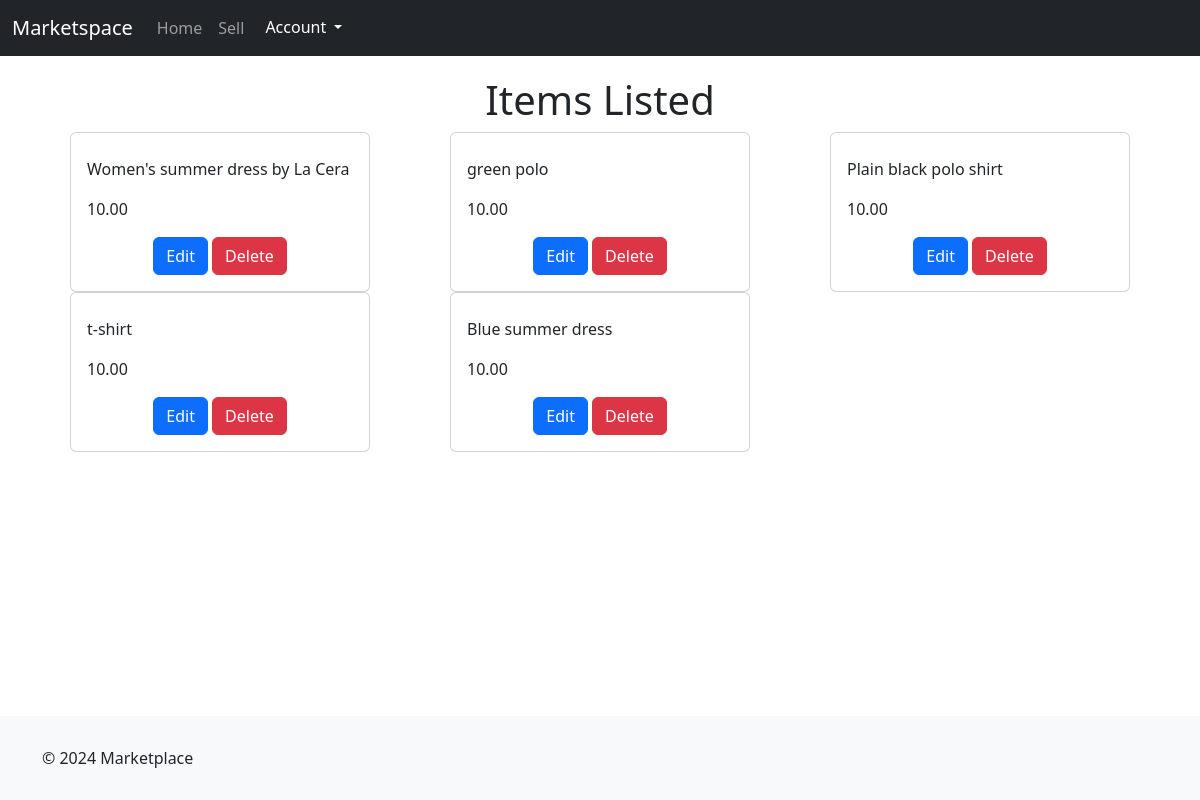
The page /marketplace/seller_items/ (signed in) on the database as committed earlier.
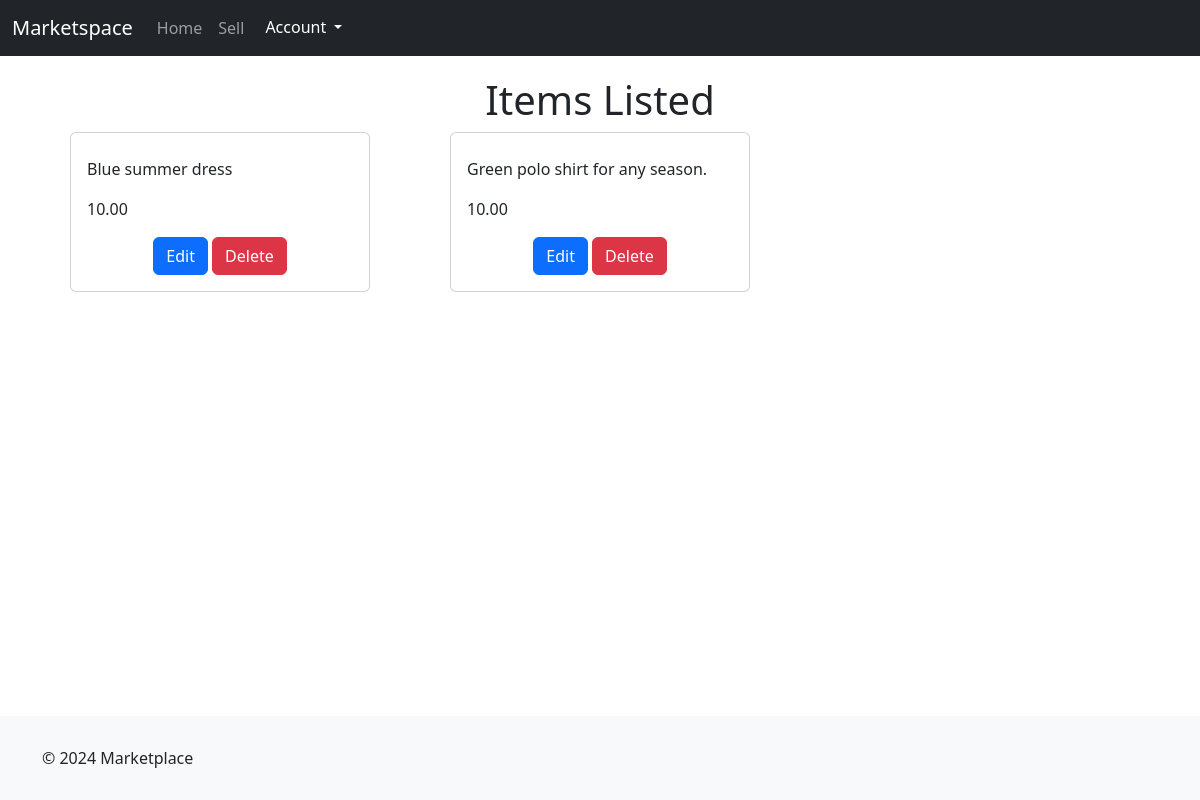
The same page on the database as committed later.
### marketplace/models.py (models this page shows, shortened)
class Item(models.Model):
    name = models.CharField(max_length=100)
    description = models.TextField()
    price = models.DecimalField(max_digits=10, decimal_places=2)
    quantity = models.IntegerField()
    seller = models.ForeignKey(settings.AUTH_USER_MODEL, on_delete=models.CASCADE)
    image = models.ImageField(upload_to='items/', blank=True, null=True)
    date_listed = models.DateTimeField(default=datetime.datetime.now)
    is_sold = models.BooleanField(default=False)
    if is_sold:
        date_sold = models.DateTimeField(default=datetime.datetime.now)
    condition = models.CharField(max_length=20, choices=[('N', 'New'), ('U', 'Used')], default='U')
    category = models.ForeignKey(CategoryModel, on_delete=models.SET_NULL, null=True, blank=True)

### marketplace/views.py (the view)
# urls.py: path('seller_items/', views.seller_items, name='seller_items'),
def seller_items(request):
    items = Item.objects.filter(seller=request.user)
    return render(request, 'marketplace/seller_items.html', {'items': items})

### templates/marketplace/seller_items.html (shortened to what this page needs)
{% load static %}
<!DOCTYPE html>
<html lang="en">
  <head>
    <link href="{% static 'css/bootstrap.min.css' %}" rel="stylesheet" />
    <link
      href="https://cdn.jsdelivr.net/npm/bootstrap@5.3.3/dist/css/bootstrap.min.css"
      rel="stylesheet"
    />
  </head>
  <body>
    <nav class="navbar navbar-expand-lg navbar-dark bg-dark">
      <div class="container-fluid">
        <a class="navbar-brand" href="{% url 'marketplace:index' %}">
          Marketspace
        </a>
        <div class="collapse navbar-collapse" id="navbarNavDarkDropdown">
          <ul class="navbar-nav">
            <li class="nav-item">
              <a class="nav-link" href="{% url 'marketplace:index' %}">
                Home
              </a>
            </li>
            <li class="nav-item">
              <a class="nav-link" href="{% url 'marketplace:create_item' %}">
                Sell
              </a>
            </li>
            <li class="nav-item dropdown">
              <button
                class="btn btn-dark dropdown-toggle"
                data-bs-toggle="dropdown"
                aria-expanded="false"
              >
                Account
              </button>
            </li>
          </ul>
        </div>
      </div>
    </nav>
    <div class="container">
    <h1 class="text-center">Items Listed</h1>
    <div class="row">
        {% for item in items %}
        <div class="col-md-4">
            <div class="card">
                <div class="card-body">
                    <p class="card-text">{{ item.description }}</p>
                    <p class="card-text">{{ item.price }}</p>
                    <a href="{% url 'marketplace:update_item' item.id %}" class="btn btn-primary">Edit</a>
                    <a href="{% url 'marketplace:delete_item' item.id %}" class="btn btn-danger">Delete</a>
                </div>
            </div>
        </div>
        {% endfor %}
    </div>
</div>
    <footer>
      <div class="container">
        <p>&copy; 2024 Marketplace</p>
      </div>
    </footer>
  </body>
</html>

Rows that differ between the two databases and show on the page:
removed Item: description "Women's summer dress by La Cera", price "10.00"
removed Item: description "green polo", price "10.00"
removed Item: description "Plain black polo shirt", price "10.00"
removed Item: description "t-shirt", price "10.00"
added Item: description "Green polo shirt for any season.", price "10.00"
